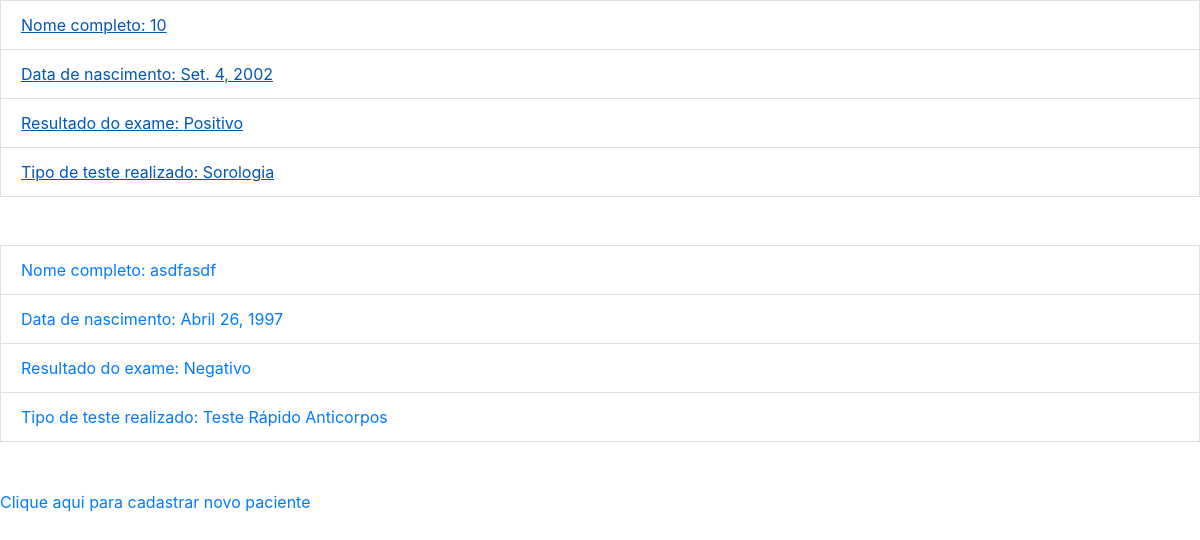
Before: / with the older database file.
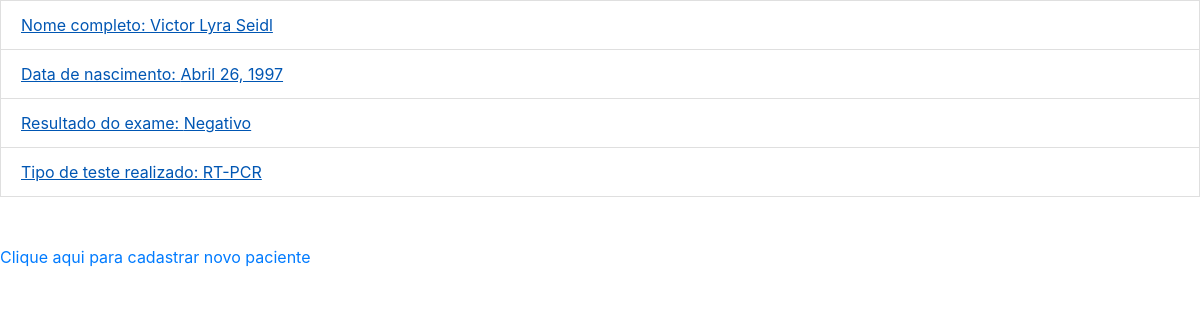
After: the same page with the newer database file.
### covidapp/models.py (models this page shows, shortened)
class Patient(models.Model):
    fullName = models.CharField('Nome completo', max_length=100)
    dateOfBirth = models.DateField('Data de nascimento', auto_now=False, auto_now_add=False)
    testOptions = [
        ('RT-PCR', 'RT-PCR'),
        ('Sorologia', 'Sorologia'),
        ('Teste Rápido Antígenos', 'Teste Rápido Antígenos'),
        ('Teste Rápido Anticorpos', 'Teste Rápido Anticorpos')
    ]
    test = models.CharField('Tipo de teste', max_length=40, choices=testOptions)
    resultOptions = [
        ('Positivo', 'Positivo'),
        ('Negativo', 'Negativo')
    ]
    result = models.CharField('Qual foi o resultado do teste?', max_length=20, choices=resultOptions)

### covidapp/views.py (the view)
# urls.py: path('', list_patients, name='list_patients'),
def list_patients(request):
    patients = Patient.objects.all()
    return render(request, 'patients.html', {'patients': patients})

### covidapp/templates/patients.html (shortened to what this page needs)
{% load bootstrap4 %}
<!doctype html>
<html lang="en">
<head>
    {% bootstrap_css %}
</head>
<body>
    <ul class="list-group">
        {% for patient in patients %}
            <a href="{% url 'update_patient' patient.id %}">
                <li class="list-group-item">Nome completo: {{patient.fullName}}</li>
                <li class="list-group-item">Data de nascimento: {{patient.dateOfBirth}}</li>
                <li class="list-group-item">Resultado do exame: {{patient.result}}</li>
                <li class="list-group-item">Tipo de teste realizado: {{patient.test}}</li>
            </a>
        <br/>
        <br/>
        {% endfor %}
    </ul>
    <a href="{% url 'create_patients' %}">Clique aqui para cadastrar novo paciente</a>
</body>
</html>

Changed rows visible on the page:
removed Patient: fullName "10", dateOfBirth "Set. 4, 2002", result "Positivo", test "Sorologia"
removed Patient: fullName "asdfasdf", dateOfBirth "Abril 26, 1997", result "Negativo", test "Teste Rápido Anticorpos"
added Patient: fullName "Victor Lyra Seidl", dateOfBirth "Abril 26, 1997", result "Negativo", test "RT-PCR"
